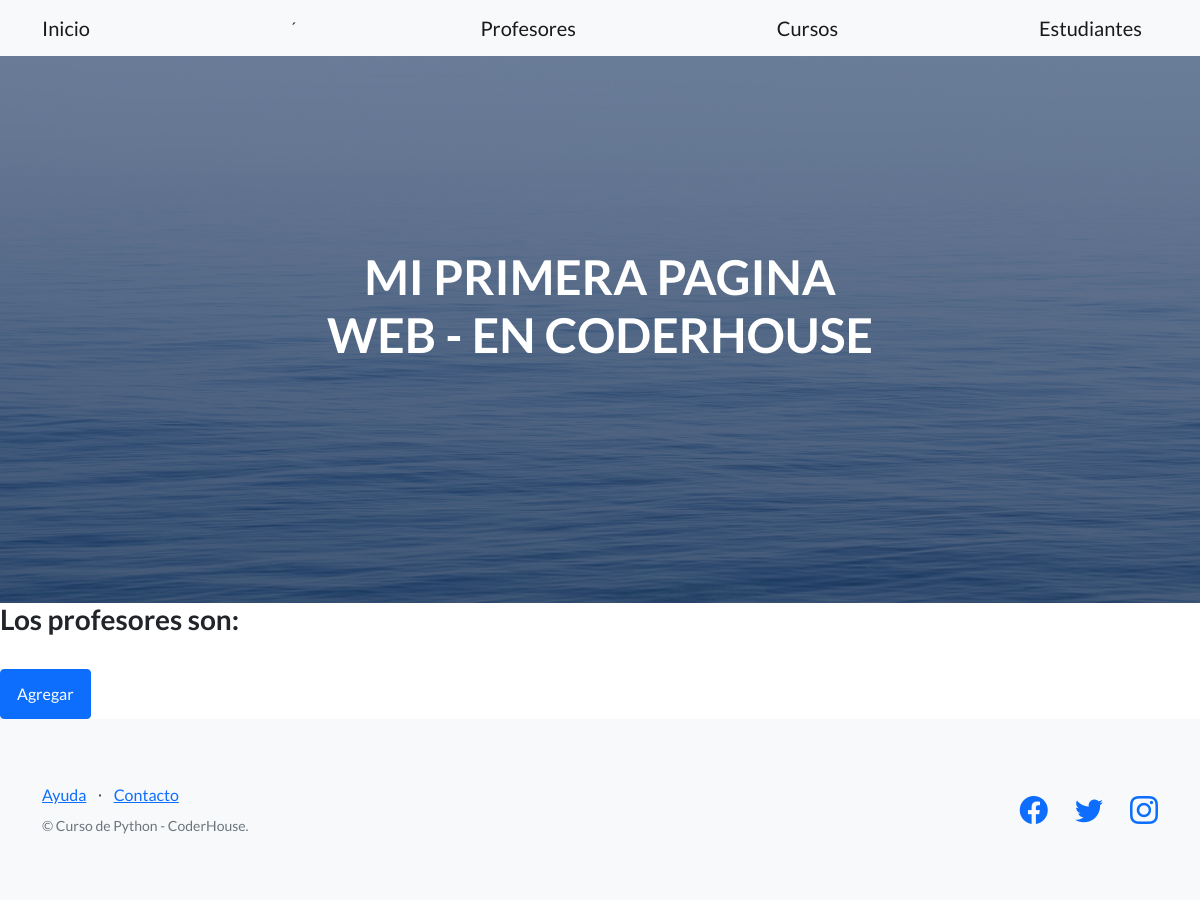
The app's page /coder/profesores, older data.
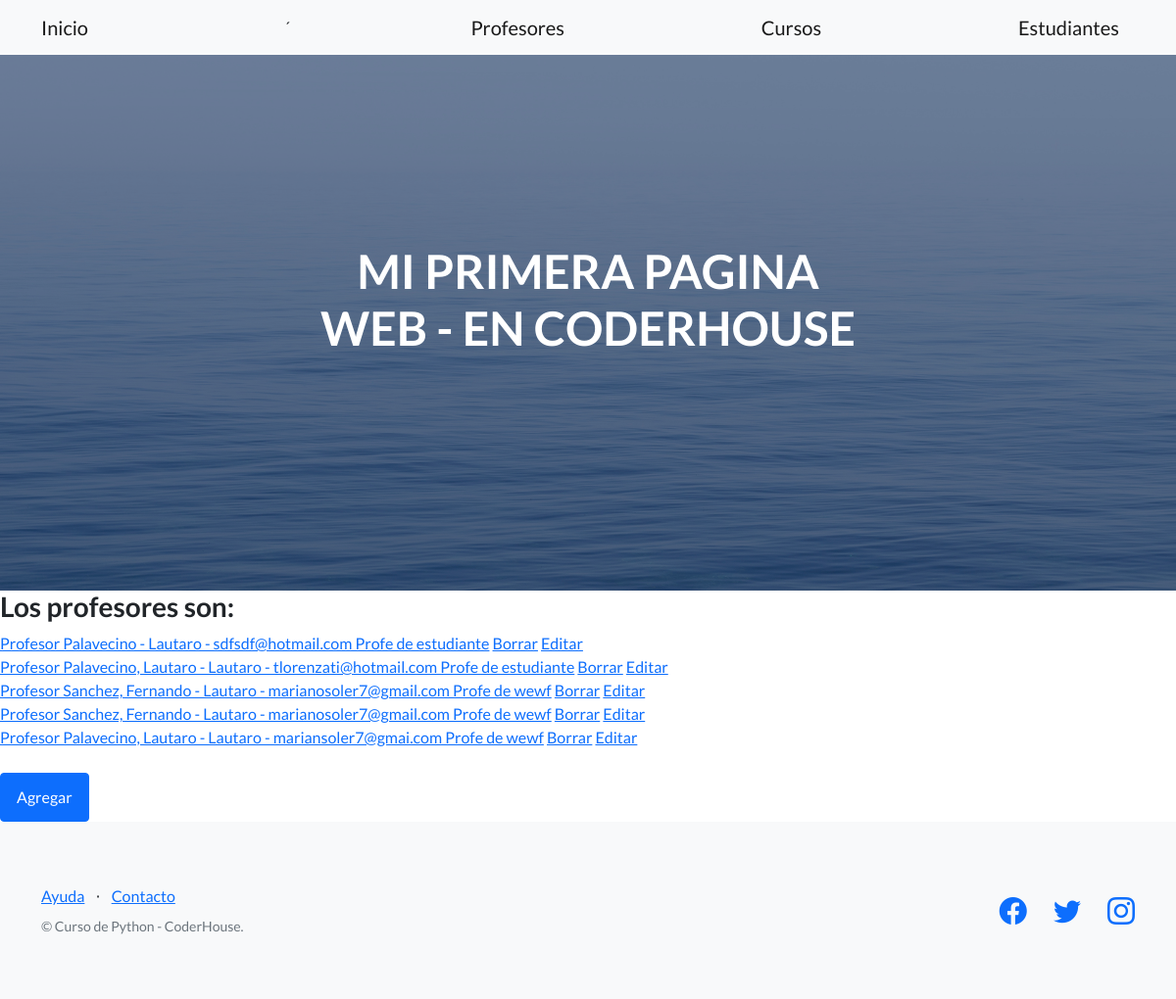
The same page, newer data.
### AppCoder/models.py (models this page shows)
class Profesor(Model):
    nombre = CharField(max_length=30)
    apellido = CharField(max_length=30)
    email = EmailField()
    profesion = CharField(max_length=30)
    def __str__(self):
        return f'Profesor {self.nombre} - {self.apellido} - {self.email} Profe de {self.profesion}'

### AppCoder/views.py (the view)
# urls.py: path('profesores', ProfesorListView.as_view(), name='profesores'),
class ProfesorListView(ListView):
    model = Profesor
    template_name = 'AppCoder/profesores.html'
    context_object_name = 'profesores'

### templates/AppCoder/profesores.html (shortened to what this page needs)
{% extends 'AppCoder/padre.html' %}
{% block contenidoQueCambia %}
    <h3>Los profesores son: </h3>
    {% for profesores in profesores %}
        <a href="{% url 'profesor_view' profesores.id %}">{{ profesores }}</a>
        <a href="{% url 'profesor_delete' profesores.id %}">Borrar</a>
        <a href="{% url 'profesor_update' profesores.id %}">Editar</a>
        <br>
        {% endfor %}
    <br>
    <a class="btn btn-primary" href="{% url 'profesorFormulario' %}">Agregar</a>
{% endblock %}

Row changes from the older to the newer data that the page shows:
added Profesor: nombre+apellido+email "Profesor Palavecino - Lautaro - sdfsdf@hotmail.com Profe de estudiante"
added Profesor: nombre+apellido+email "Profesor Palavecino, Lautaro - Lautaro - tlorenzati@hotmail.com Profe de estudiante"
added Profesor: nombre+apellido+email "Profesor Sanchez, Fernando - Lautaro - marianosoler7@gmail.com Profe de wewf"
added Profesor: nombre+apellido+email "Profesor Sanchez, Fernando - Lautaro - marianosoler7@gmail.com Profe de wewf"
added Profesor: nombre+apellido+email "Profesor Palavecino, Lautaro - Lautaro - mariansoler7@gmai.com Profe de wewf"
